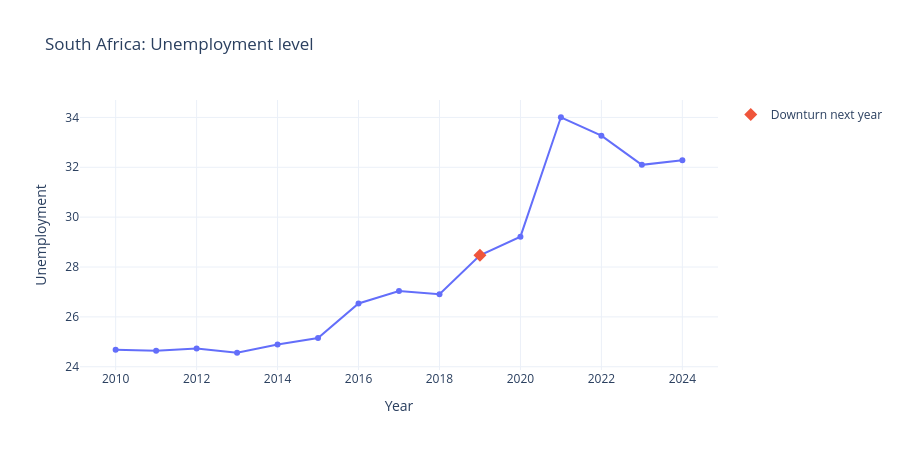
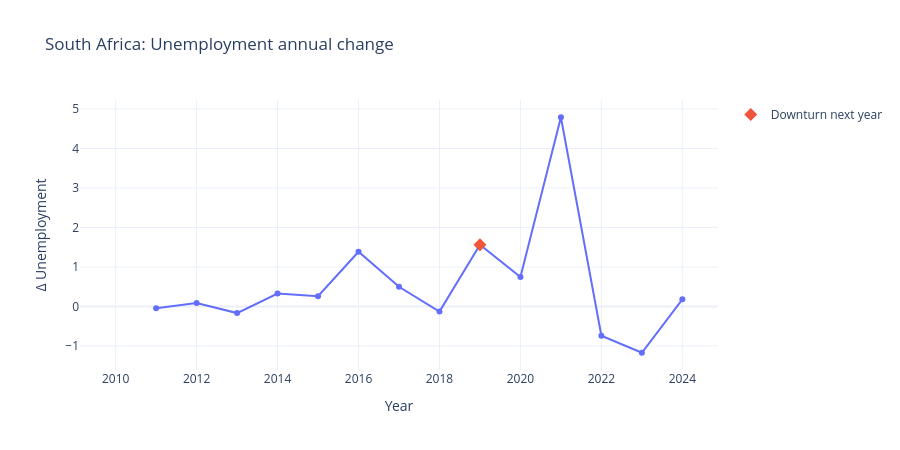
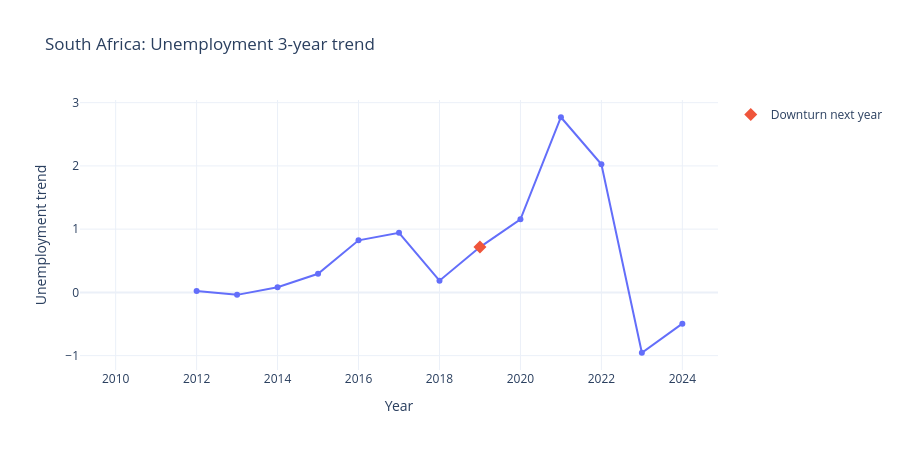
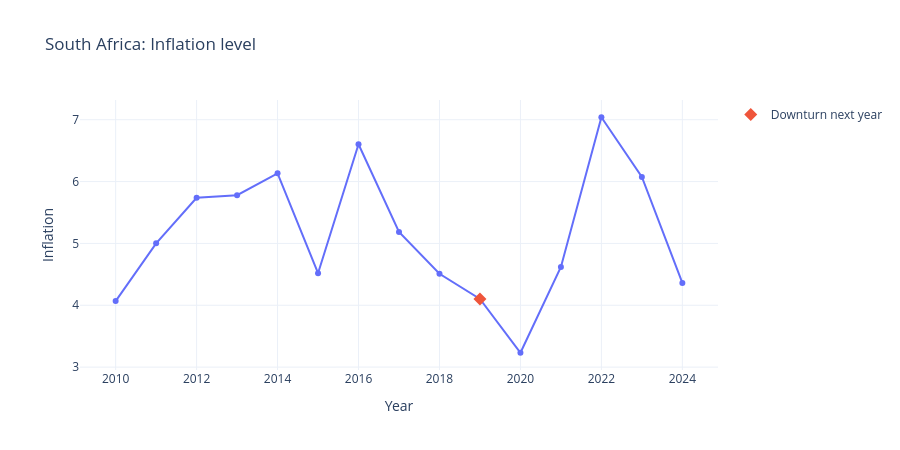

Notebook source saved alongside these figures, in order:
### Code cell
for feature in features:
    fig_level, fig_delta, fig_trend = plot_feature_triptych(
        country_ts,
        feature,
        selected_country,
    )
    fig_level.show()
    fig_delta.show()
    fig_trend.show()

### Figure 1 — Plotly figure (JSON) as saved in the notebook; plotly's stock layout.template omitted (floating-point values rounded to 4 significant figures)
{"data": [{"hovertemplate": "year=%{x}<br>unemployment=%{y}<extra></extra>", "legendgroup": "", "line": {"color": "#636efa", "dash": "solid"}, "marker": {"symbol": "circle"}, "mode": "lines+markers", "name": "", "orientation": "v", "showlegend": false, "type": "scatter", "x": [2010, 2011, 2012, 2013, 2014, 2015, 2016, 2017, 2018, 2019, 2020, 2021, 2022, 2023, 2024], "xaxis": "x", "y": [24.68, 24.64, 24.73, 24.56, 24.89, 25.15, 26.54, 27.04, 26.91, 28.47, 29.22, 34.01, 33.27, 32.1, 32.28], "yaxis": "y"}, {"marker": {"size": 10, "symbol": "diamond"}, "mode": "markers", "name": "Downturn next year", "type": "scatter", "x": [2019], "y": [28.47]}], "layout": {"height": 450, "legend": {"tracegroupgap": 0}, "title": {"text": "South Africa: Unemployment level"}, "xaxis": {"anchor": "y", "domain": [0, 1], "title": {"text": "Year"}}, "yaxis": {"anchor": "x", "domain": [0, 1], "title": {"text": "Unemployment"}}}}

### Figure 2 — Plotly figure (JSON) as saved in the notebook; plotly's stock layout.template omitted (floating-point values rounded to 4 significant figures)
{"data": [{"hovertemplate": "year=%{x}<br>unemployment_change_1y=%{y}<extra></extra>", "legendgroup": "", "line": {"color": "#636efa", "dash": "solid"}, "marker": {"symbol": "circle"}, "mode": "lines+markers", "name": "", "orientation": "v", "showlegend": false, "type": "scatter", "x": [2010, 2011, 2012, 2013, 2014, 2015, 2016, 2017, 2018, 2019, 2020, 2021, 2022, 2023, 2024], "xaxis": "x", "y": [NaN, -0.044, 0.088, -0.166, 0.329, 0.259, 1.387, 0.499, -0.129, 1.562, 0.749, 4.79, -0.739, -1.17, 0.181], "yaxis": "y"}, {"marker": {"size": 10, "symbol": "diamond"}, "mode": "markers", "name": "Downturn next year", "type": "scatter", "x": [2019], "y": [1.562]}], "layout": {"height": 450, "legend": {"tracegroupgap": 0}, "title": {"text": "South Africa: Unemployment annual change"}, "xaxis": {"anchor": "y", "domain": [0, 1], "title": {"text": "Year"}}, "yaxis": {"anchor": "x", "domain": [0, 1], "title": {"text": "Δ Unemployment"}}}}

### Figure 3 — Plotly figure (JSON) as saved in the notebook; plotly's stock layout.template omitted (floating-point values rounded to 4 significant figures)
{"data": [{"hovertemplate": "year=%{x}<br>unemployment_trend_3y=%{y}<extra></extra>", "legendgroup": "", "line": {"color": "#636efa", "dash": "solid"}, "marker": {"symbol": "circle"}, "mode": "lines+markers", "name": "", "orientation": "v", "showlegend": false, "type": "scatter", "x": [2010, 2011, 2012, 2013, 2014, 2015, 2016, 2017, 2018, 2019, 2020, 2021, 2022, 2023, 2024], "xaxis": "x", "y": [NaN, NaN, 0.022, -0.039, 0.0815, 0.294, 0.823, 0.943, 0.185, 0.7165, 1.156, 2.769, 2.025, -0.9545, -0.4945], "yaxis": "y"}, {"marker": {"size": 10, "symbol": "diamond"}, "mode": "markers", "name": "Downturn next year", "type": "scatter", "x": [2019], "y": [0.7165]}], "layout": {"height": 450, "legend": {"tracegroupgap": 0}, "title": {"text": "South Africa: Unemployment 3-year trend"}, "xaxis": {"anchor": "y", "domain": [0, 1], "title": {"text": "Year"}}, "yaxis": {"anchor": "x", "domain": [0, 1], "title": {"text": "Unemployment trend"}}}}

### Figure 4 — Plotly figure (JSON) as saved in the notebook; plotly's stock layout.template omitted (floating-point values rounded to 4 significant figures)
{"data": [{"hovertemplate": "year=%{x}<br>inflation=%{y}<extra></extra>", "legendgroup": "", "line": {"color": "#636efa", "dash": "solid"}, "marker": {"symbol": "circle"}, "mode": "lines+markers", "name": "", "orientation": "v", "showlegend": false, "type": "scatter", "x": [2010, 2011, 2012, 2013, 2014, 2015, 2016, 2017, 2018, 2019, 2020, 2021, 2022, 2023, 2024], "xaxis": "x", "y": [4.067, 5.001, 5.738, 5.78, 6.133, 4.519, 6.603, 5.186, 4.51, 4.103, 3.232, 4.619, 7.04, 6.075, 4.361], "yaxis": "y"}, {"marker": {"size": 10, "symbol": "diamond"}, "mode": "markers", "name": "Downturn next year", "type": "scatter", "x": [2019], "y": [4.103]}], "layout": {"height": 450, "legend": {"tracegroupgap": 0}, "title": {"text": "South Africa: Inflation level"}, "xaxis": {"anchor": "y", "domain": [0, 1], "title": {"text": "Year"}}, "yaxis": {"anchor": "x", "domain": [0, 1], "title": {"text": "Inflation"}}}}
